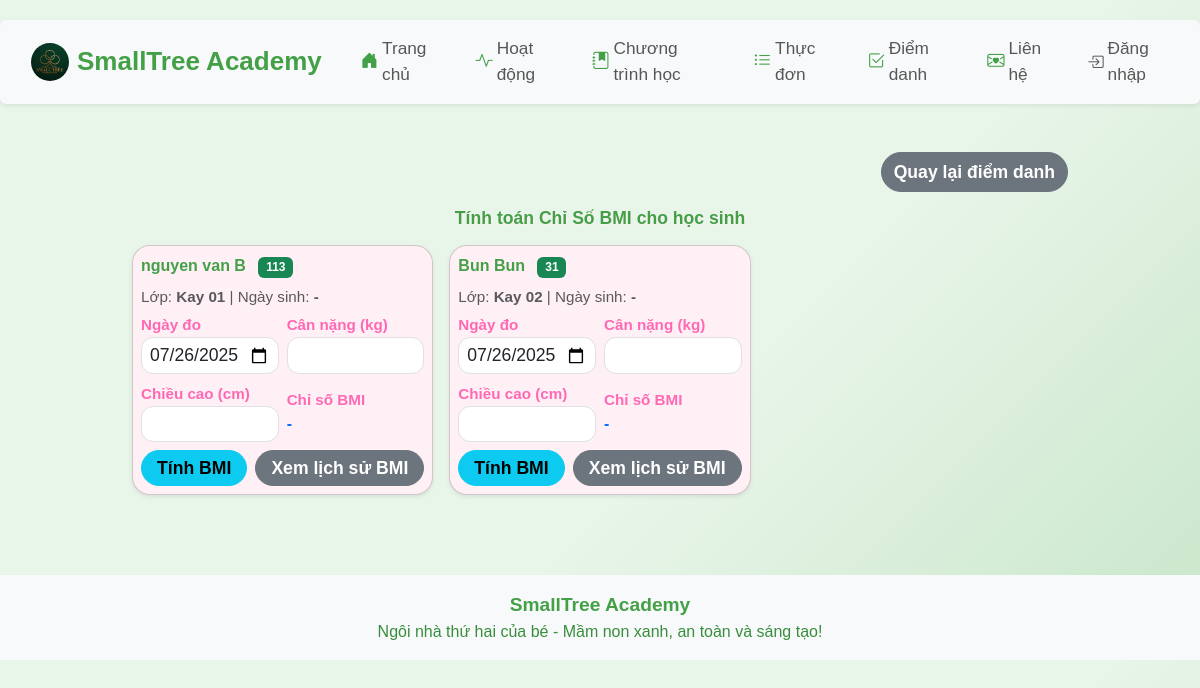
/bmi-index, run on the app's committed database.
### app/models.py (models this page shows)
class Child(db.Model):
    id = db.Column(db.Integer, primary_key=True)
    name = db.Column(db.String(100), nullable=False)
    age = db.Column(db.Integer, nullable=False)
    parent_contact = db.Column(db.String(100), nullable=False)
    class_name = db.Column(db.String(100))
    birth_date = db.Column(db.String(20))
    status = db.Column(db.String(20), default='Chưa điểm danh')
    email = db.Column(db.String(100))
    phone = db.Column(db.String(20))
    password = db.Column(db.String(100))
    student_code = db.Column(db.String(20), unique=True, nullable=True)

### app/routes.py (the view, shortened to what this page needs)
@main.route('/bmi-index', methods=['GET', 'POST'])
def bmi_index():
    students = Child.query.all()
    bmi = None
    bmi_id = None
    bmi_history = {}
    for student in students:
        records = BmiRecord.query.filter_by(student_id=student.id).order_by(BmiRecord.date.desc(), BmiRecord.id.desc()).all()
        filtered = {}
        for record in records:
            date_str = record.date.strftime('%Y-%m-%d')
            if date_str not in filtered:
                filtered[date_str] = record
        bmi_history[student.id] = list(filtered.values())
    current_date_iso = date.today().isoformat()
    return render_template(
        'bmi_index.html',
        title='Chỉ Số BMI',
        students=students,
        bmi=bmi,
        bmi_id=bmi_id,
        bmi_history=bmi_history,
        current_date_iso=current_date_iso,
        mobile=False
    )

### app/__init__.py (called while the page is built)
def create_app():
    app = Flask(__name__)
    app.config['SECRET_KEY'] = 'your-secret-key'
    app.config['SQLALCHEMY_DATABASE_URI'] = 'sqlite:///site.db'
    app.config['SQLALCHEMY_TRACK_MODIFICATIONS'] = False
    db.init_app(app)
    migrate = Migrate(app, db)
    csrf = CSRFProtect(app)
    @app.context_processor
    def inject_csrf_token():
        from flask_wtf.csrf import generate_csrf
        return dict(csrf_token=generate_csrf)
    from app.routes import main
    app.register_blueprint(main)
    return app

### app/templates/bmi_index.html (shortened to what this page needs)
{% extends 'base.html' %}
{% block content %}
<div class="container-fluid mt-4 mb-4 px-0">
    <div class="d-flex justify-content-end mb-3">
        <a href="/attendance" class="btn btn-secondary fw-bold">Quay lại điểm danh</a>
    </div>
    <h2 class="fw-bold text-center mb-3" style="color:#43a047; font-size:1.1em;">Tính toán Chỉ Số BMI cho học sinh</h2>
    <div class="row g-3">
        {% for student in students %}
        <div class="col-12 col-md-6 col-lg-4">
            <div class="card shadow-sm mb-2">
                <div class="card-body p-2">
                    <div class="mb-2">
                        <span class="fw-bold" style="color:#43a047;">{{ student.name }}</span>
                        <span class="badge bg-success ms-2">{{ student.student_code }}</span>
                    </div>
                    <div class="mb-1 text-muted" style="font-size:0.95em;">
                        Lớp: <span class="fw-bold">{{ student.class_name if student.class_name else '-' }}</span> | Ngày sinh: <span class="fw-bold">{{ student.birth_date if student.birth_date else '-' }}</span>
                    </div>
                    <form method="POST" class="row g-2 align-items-center">
                        <div class="col-6">
                            <label class="form-label mb-0" style="font-size:0.95em;">Ngày đo</label>
                            <input type="date" name="date" class="form-control form-control-sm" value="{{ current_date_iso }}" required>
                        </div>
                        <div class="col-6">
                            <label class="form-label mb-0" style="font-size:0.95em;">Cân nặng (kg)</label>
                            <input type="number" step="0.1" min="1" name="weight" class="form-control form-control-sm" required>
                        </div>
                        <div class="col-6">
                            <label class="form-label mb-0" style="font-size:0.95em;">Chiều cao (cm)</label>
                            <input type="number" step="0.1" min="30" name="height" class="form-control form-control-sm" required>
                        </div>
                        <div class="col-6">
                            <label class="form-label mb-0" style="font-size:0.95em;">Chỉ số BMI</label>
                            <div class="fw-bold text-primary">{% if bmi and bmi_id == student.id %}{{ bmi }}{% else %}-{% endif %}</div>
                        </div>
                        <div class="col-12 d-flex gap-2 mt-2">
                            <button type="submit" class="btn btn-info btn-sm flex-fill">Tính BMI</button>
                            <button type="button" class="btn btn-secondary btn-sm flex-fill" onclick="toggleBmiHistory({{ student.id }})">Xem lịch sử BMI</button>
                        </div>
                    </form>
                </div>
            </div>
        </div>
        {% else %}
        <div class="col-12"><div class="alert alert-warning text-center">Chưa có học sinh nào.</div></div>
        {% endfor %}
    </div>
</div>
{% endblock %}

### app/static/css/style.css (style rules this page uses)
body { font-family: 'Comic Sans MS', 'Arial', sans-serif; background: linear-gradient(135deg, #e8f5e9 60%, #c8e6c9 100%); }
h1, h2, h3 { color: #ff69b4; font-family: 'Comic Sans MS', 'Arial', sans-serif; text-shadow: 1px 1px 2px #fff0f5; }
.btn-primary, .btn-info, .btn-success, .btn-secondary { border-radius: 20px; font-weight: bold; font-size: 1.1em; }
.form-control, .form-label { border-radius: 12px; font-size: 1.1em; }
.form-label { color: #ff69b4; font-weight: bold; }
.card { border-radius: 18px; box-shadow: 0 2px 8px rgba(255, 182, 193, 0.2); background: #fff0f5; }

### data on the page
Child: name "nguyen van B", student_code "113", class_name "Kay 01", birth_date "-", date "07/26/2025"
Child: name "Bun Bun", student_code "31", class_name "Kay 02", birth_date "-", date "07/26/2025"
